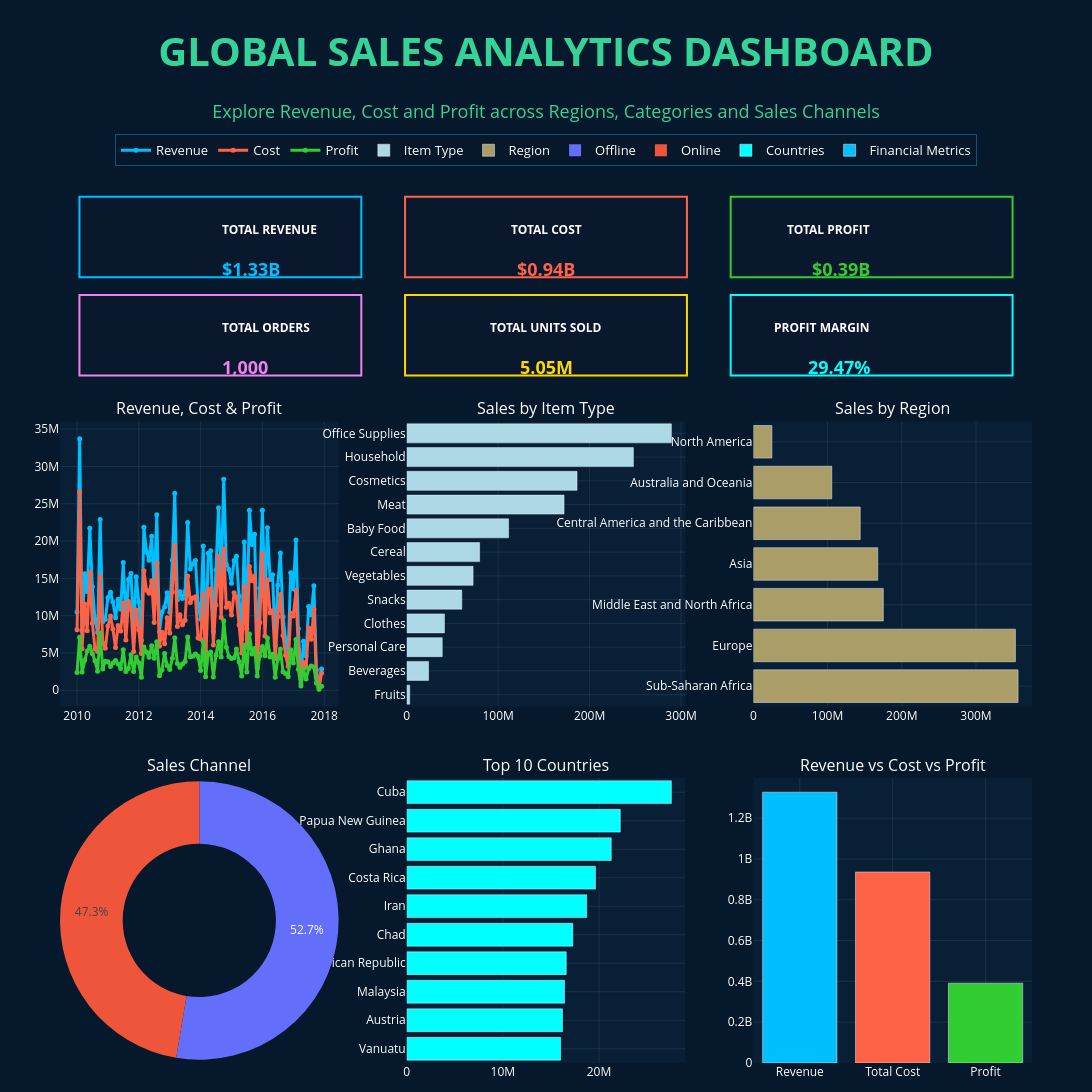

The code cell stored with this chart in its notebook:
### Code cell
# Now Fix the Axis of the Dashboard 


fig.update_xaxes(

    showgrid=True,

    gridcolor="rgba(255,255,255,0.08)",

    zeroline=False,

    tickfont=dict(
        color="white"
    )
)


fig.update_yaxes(

    showgrid=True,

    gridcolor="rgba(255,255,255,0.08)",

    zeroline=False,

    tickfont=dict(
        color="white"
    )
)

### Figure 1 — Plotly figure (JSON) as saved in the notebook; plotly's stock layout.template omitted (floating-point values rounded to 4 significant figures)
{"data": [{"hovertemplate": "<b>Month:</b> %{x}<br><b>Revenue:</b> $%{y:,.0f}<extra></extra>", "line": {"color": "deepskyblue", "width": 3}, "marker": {"size": 5}, "mode": "lines+markers", "name": "Revenue", "type": "scatter", "x": ["2010-01", "2010-02", "2010-03", "2010-04", "2010-05", "2010-06", "2010-07", "2010-08", "2010-09", "2010-10", "2010-11", "2010-12", "2011-01", "2011-02", "2011-03", "2011-04", "2011-05", "2011-06", "2011-07", "2011-08", "2011-09", "2011-10", "2011-11", "2011-12", "2012-01", "2012-02", "2012-03", "2012-04", "2012-05", "2012-06", "2012-07", "2012-08", "2012-09", "2012-10", "2012-11", "2012-12", "2013-01", "2013-02", "2013-03", "2013-04", "2013-05", "2013-06", "2013-07", "2013-08", "2013-09", "2013-10", "2013-11", "2013-12", "2014-01", "2014-02", "2014-03", "2014-04", "2014-05", "2014-06", "2014-07", "2014-08", "2014-09", "2014-10", "2014-11", "2014-12", "2015-01", "2015-02", "2015-03", "2015-04", "2015-05", "2015-06", "2015-07", "2015-08", "2015-09", "2015-10", "2015-11", "2015-12", "2016-01", "2016-02", "2016-03", "2016-04", "2016-05", "2016-06", "2016-07", "2016-08", "2016-09", "2016-10", "2016-11", "2016-12", "2017-01", "2017-02", "2017-03", "2017-04", "2017-05", "2017-06", "2017-07", "2017-08", "2017-09", "2017-10", "2017-11", "2017-12"], "xaxis": "x4", "y": [10500000.0, 33690000.0, 8000000.0, 15610000.0, 13230000.0, 21710000.0, 13880000.0, 9510000.0, 7751000.0, 22880000.0, 9175000.0, 9516000.0, 12430000.0, 13130000.0, 11840000.0, 9729000.0, 12190000.0, 10850000.0, 17120000.0, 9235000.0, 14850000.0, 15640000.0, 7696000.0, 15220000.0, 11810000.0, 6655000.0, 21840000.0, 18540000.0, 17440000.0, 20640000.0, 13390000.0, 23540000.0, 7841000.0, 10490000.0, 11150000.0, 13060000.0, 10470000.0, 17480000.0, 26410000.0, 12130000.0, 13190000.0, 12290000.0, 13220000.0, 22470000.0, 16250000.0, 16930000.0, 17380000.0, 11580000.0, 9524000.0, 19340000.0, 5173000.0, 18360000.0, 18700000.0, 7848000.0, 16110000.0, 24470000.0, 14220000.0, 28270000.0, 16890000.0, 16180000.0, 14360000.0, 17400000.0, 17980000.0, 12600000.0, 6892000.0, 19880000.0, 8213000.0, 24110000.0, 19540000.0, 20910000.0, 4890000.0, 13720000.0, 24130000.0, 11910000.0, 21760000.0, 14860000.0, 15470000.0, 5997000.0, 14080000.0, 18380000.0, 9837000.0, 6926000.0, 5018000.0, 15740000.0, 13600000.0, 20140000.0, 8238000.0, 1482000.0, 6563000.0, 4635000.0, 11230000.0, 10100000.0, 14000000.0, 2713000.0, 498800.0, 2863000.0], "yaxis": "y4"}, {"hovertemplate": "<b>Month:</b> %{x}<br><b>Cost:</b> $%{y:,.0f}<extra></extra>", "line": {"color": "tomato", "width": 3}, "marker": {"size": 5}, "mode": "lines+markers", "name": "Cost", "type": "scatter", "x": ["2010-01", "2010-02", "2010-03", "2010-04", "2010-05", "2010-06", "2010-07", "2010-08", "2010-09", "2010-10", "2010-11", "2010-12", "2011-01", "2011-02", "2011-03", "2011-04", "2011-05", "2011-06", "2011-07", "2011-08", "2011-09", "2011-10", "2011-11", "2011-12", "2012-01", "2012-02", "2012-03", "2012-04", "2012-05", "2012-06", "2012-07", "2012-08", "2012-09", "2012-10", "2012-11", "2012-12", "2013-01", "2013-02", "2013-03", "2013-04", "2013-05", "2013-06", "2013-07", "2013-08", "2013-09", "2013-10", "2013-11", "2013-12", "2014-01", "2014-02", "2014-03", "2014-04", "2014-05", "2014-06", "2014-07", "2014-08", "2014-09", "2014-10", "2014-11", "2014-12", "2015-01", "2015-02", "2015-03", "2015-04", "2015-05", "2015-06", "2015-07", "2015-08", "2015-09", "2015-10", "2015-11", "2015-12", "2016-01", "2016-02", "2016-03", "2016-04", "2016-05", "2016-06", "2016-07", "2016-08", "2016-09", "2016-10", "2016-11", "2016-12", "2017-01", "2017-02", "2017-03", "2017-04", "2017-05", "2017-06", "2017-07", "2017-08", "2017-09", "2017-10", "2017-11", "2017-12"], "xaxis": "x4", "y": [8124000.0, 26580000.0, 5564000.0, 11560000.0, 7973000.0, 15820000.0, 8985000.0, 5543000.0, 5189000.0, 15240000.0, 6337000.0, 5619000.0, 8611000.0, 9943000.0, 8197000.0, 5737000.0, 8670000.0, 7941000.0, 11680000.0, 6727000.0, 11940000.0, 10890000.0, 5189000.0, 10770000.0, 8113000.0, 4922000.0, 16030000.0, 13400000.0, 13010000.0, 14680000.0, 9091000.0, 17020000.0, 5902000.0, 7770000.0, 6227000.0, 9729000.0, 7669000.0, 13180000.0, 19380000.0, 8537000.0, 10120000.0, 8770000.0, 9382000.0, 15320000.0, 11750000.0, 12370000.0, 12530000.0, 7022000.0, 6867000.0, 12830000.0, 3359000.0, 13490000.0, 13560000.0, 6055000.0, 11410000.0, 17950000.0, 9765000.0, 18940000.0, 11130000.0, 11660000.0, 10080000.0, 13050000.0, 12460000.0, 8763000.0, 4984000.0, 13840000.0, 5768000.0, 16570000.0, 14670000.0, 15300000.0, 2986000.0, 9079000.0, 18250000.0, 7287000.0, 14770000.0, 10390000.0, 10650000.0, 4246000.0, 9845000.0, 12850000.0, 7352000.0, 4680000.0, 3207000.0, 10320000.0, 9952000.0, 13350000.0, 5403000.0, 921800.0, 3714000.0, 3137000.0, 8349000.0, 6846000.0, 10870000.0, 1752000.0, 345900.0, 2308000.0], "yaxis": "y4"}, {"hovertemplate": "<b>Month:</b> %{x}<br><b>Profit:</b> $%{y:,.0f}<extra></extra>", "line": {"color": "limegreen", "width": 3}, "marker": {"size": 5}, "mode": "lines+markers", "name": "Profit", "type": "scatter", "x": ["2010-01", "2010-02", "2010-03", "2010-04", "2010-05", "2010-06", "2010-07", "2010-08", "2010-09", "2010-10", "2010-11", "2010-12", "2011-01", "2011-02", "2011-03", "2011-04", "2011-05", "2011-06", "2011-07", "2011-08", "2011-09", "2011-10", "2011-11", "2011-12", "2012-01", "2012-02", "2012-03", "2012-04", "2012-05", "2012-06", "2012-07", "2012-08", "2012-09", "2012-10", "2012-11", "2012-12", "2013-01", "2013-02", "2013-03", "2013-04", "2013-05", "2013-06", "2013-07", "2013-08", "2013-09", "2013-10", "2013-11", "2013-12", "2014-01", "2014-02", "2014-03", "2014-04", "2014-05", "2014-06", "2014-07", "2014-08", "2014-09", "2014-10", "2014-11", "2014-12", "2015-01", "2015-02", "2015-03", "2015-04", "2015-05", "2015-06", "2015-07", "2015-08", "2015-09", "2015-10", "2015-11", "2015-12", "2016-01", "2016-02", "2016-03", "2016-04", "2016-05", "2016-06", "2016-07", "2016-08", "2016-09", "2016-10", "2016-11", "2016-12", "2017-01", "2017-02", "2017-03", "2017-04", "2017-05", "2017-06", "2017-07", "2017-08", "2017-09", "2017-10", "2017-11", "2017-12"], "xaxis": "x4", "y": [2378000.0, 7113000.0, 2437000.0, 4056000.0, 5256000.0, 5892000.0, 4895000.0, 3966000.0, 2561000.0, 7641000.0, 2838000.0, 3897000.0, 3819000.0, 3186000.0, 3643000.0, 3992000.0, 3519000.0, 2904000.0, 5446000.0, 2508000.0, 2906000.0, 4754000.0, 2506000.0, 4451000.0, 3701000.0, 1733000.0, 5808000.0, 5144000.0, 4429000.0, 5960000.0, 4296000.0, 6516000.0, 1939000.0, 2721000.0, 4920000.0, 3333000.0, 2801000.0, 4300000.0, 7027000.0, 3594000.0, 3076000.0, 3517000.0, 3843000.0, 7150000.0, 4502000.0, 4559000.0, 4852000.0, 4554000.0, 2657000.0, 6508000.0, 1813000.0, 4871000.0, 5140000.0, 1793000.0, 4702000.0, 6519000.0, 4450000.0, 9329000.0, 5755000.0, 4517000.0, 4271000.0, 4347000.0, 5517000.0, 3835000.0, 1908000.0, 6037000.0, 2445000.0, 7538000.0, 4872000.0, 5607000.0, 1904000.0, 4643000.0, 5878000.0, 4623000.0, 6997000.0, 4468000.0, 4822000.0, 1751000.0, 4239000.0, 5531000.0, 2485000.0, 2247000.0, 1811000.0, 5421000.0, 3649000.0, 6790000.0, 2835000.0, 560100.0, 2849000.0, 1498000.0, 2885000.0, 3252000.0, 3125000.0, 961100.0, 152900.0, 555000.0], "yaxis": "y4"}, {"hovertemplate": "<b>%{y}</b><br>Revenue: $%{x:,.0f}<extra></extra>", "marker": {"color": "#ADD8E6"}, "name": "Item Type", "orientation": "h", "type": "bar", "x": [3313000.0, 23960000.0, 38880000.0, 41310000.0, 60290000.0, 72600000.0, 79760000.0, 111500000.0, 172100000.0, 186300000.0, 247900000.0, 289500000.0], "xaxis": "x5", "y": ["Fruits", "Beverages", "Personal Care", "Clothes", "Snacks", "Vegetables", "Cereal", "Baby Food", "Meat", "Cosmetics", "Household", "Office Supplies"], "yaxis": "y5"}, {"hovertemplate": "<b>%{y}</b><br>Revenue: $%{x:,.0f}<extra></extra>", "marker": {"color": "#AA9D68"}, "name": "Region", "orientation": "h", "type": "bar", "x": [356700000.0, 353200000.0, 175100000.0, 167700000.0, 144000000.0, 105700000.0, 24960000.0], "xaxis": "x6", "y": ["Sub-Saharan Africa", "Europe", "Middle East and North Africa", "Asia", "Central America and the Caribbean", "Australia and Oceania", "North America"], "yaxis": "y6"}, {"domain": {"x": [0, 0.2867], "y": [0, 0.3192]}, "hole": 0.55, "hovertemplate": "<b>%{label}</b><br>Revenue: $%{value:,.0f}<br>Share: %{percent}<extra></extra>", "labels": ["Offline", "Online"], "name": "Sales Channel", "textinfo": "percent", "type": "pie", "values": [698900000.0, 628400000.0]}, {"hovertemplate": "<b>%{y}</b><br>Revenue: $%{x:,.0f}<extra></extra>", "marker": {"color": "#00FFFF"}, "name": "Countries", "orientation": "h", "type": "bar", "x": [16010000.0, 16200000.0, 16420000.0, 16590000.0, 17280000.0, 18720000.0, 19630000.0, 21270000.0, 22210000.0, 27520000.0], "xaxis": "x7", "y": ["Vanuatu", "Austria", "Malaysia", "Central African Republic", "Chad", "Iran", "Costa Rica", "Ghana", "Papua New Guinea", "Cuba"], "yaxis": "y7"}, {"hovertemplate": "<b>%{x}</b><br>$%{y:,.0f}<extra></extra>", "marker": {"color": ["deepskyblue", "tomato", "limegreen"]}, "name": "Financial Metrics", "type": "bar", "x": ["Revenue", "Total Cost", "Profit"], "xaxis": "x8", "y": [1327000000.0, 936100000.0, 391200000.0], "yaxis": "y8"}], "layout": {"annotations": [{"font": {"size": 16}, "showarrow": false, "text": "Revenue, Cost & Profit", "x": 0.1433, "xanchor": "center", "xref": "paper", "y": 0.7184, "yanchor": "bottom", "yref": "paper"}, {"font": {"size": 16}, "showarrow": false, "text": "Sales by Item Type", "x": 0.5, "xanchor": "center", "xref": "paper", "y": 0.7184, "yanchor": "bottom", "yref": "paper"}, {"font": {"size": 16}, "showarrow": false, "text": "Sales by Region", "x": 0.8567, "xanchor": "center", "xref": "paper", "y": 0.7184, "yanchor": "bottom", "yref": "paper"}, {"font": {"size": 16}, "showarrow": false, "text": "Sales Channel", "x": 0.1433, "xanchor": "center", "xref": "paper", "y": 0.3192, "yanchor": "bottom", "yref": "paper"}, {"font": {"size": 16}, "showarrow": false, "text": "Top 10 Countries", "x": 0.5, "xanchor": "center", "xref": "paper", "y": 0.3192, "yanchor": "bottom", "yref": "paper"}, {"font": {"size": 16}, "showarrow": false, "text": "Revenue vs Cost vs Profit", "x": 0.8567, "xanchor": "center", "xref": "paper", "y": 0.3192, "yanchor": "bottom", "yref": "paper"}, {"font": {"color": "white", "size": 12}, "showarrow": false, "text": "<b>TOTAL REVENUE</b>", "x": 0.165, "xref": "paper", "y": 0.945, "yref": "paper"}, {"font": {"color": "deepskyblue", "size": 18}, "showarrow": false, "text": "<b>$1.33B</b>", "x": 0.165, "xref": "paper", "y": 0.905, "yref": "paper"}, {"font": {"color": "white", "size": 12}, "showarrow": false, "text": "<b>TOTAL COST</b>", "x": 0.5, "xref": "paper", "y": 0.945, "yref": "paper"}, {"font": {"color": "tomato", "size": 18}, "showarrow": false, "text": "<b>$0.94B</b>", "x": 0.5, "xref": "paper", "y": 0.905, "yref": "paper"}, {"font": {"color": "white", "size": 12}, "showarrow": false, "text": "<b>TOTAL PROFIT</b>", "x": 0.835, "xref": "paper", "y": 0.945, "yref": "paper"}, {"font": {"color": "limegreen", "size": 18}, "showarrow": false, "text": "<b>$0.39B</b>", "x": 0.835, "xref": "paper", "y": 0.905, "yref": "paper"}, {"font": {"color": "white", "size": 12}, "showarrow": false, "text": "<b>TOTAL ORDERS</b>", "x": 0.165, "xref": "paper", "y": 0.835, "yref": "paper"}, {"font": {"color": "violet", "size": 18}, "showarrow": false, "text": "<b>1,000</b>", "x": 0.165, "xref": "paper", "y": 0.795, "yref": "paper"}, {"font": {"color": "white", "size": 12}, "showarrow": false, "text": "<b>TOTAL UNITS SOLD</b>", "x": 0.5, "xref": "paper", "y": 0.835, "yref": "paper"}, {"font": {"color": "gold", "size": 18}, "showarrow": false, "text": "<b>5.05M</b>", "x": 0.5, "xref": "paper", "y": 0.795, "yref": "paper"}, {"font": {"color": "white", "size": 12}, "showarrow": false, "text": "<b>PROFIT MARGIN</b>", "x": 0.835, "xref": "paper", "y": 0.835, "yref": "paper"}, {"font": {"color": "cyan", "size": 18}, "showarrow": false, "text": "<b>29.47%</b>", "x": 0.835, "xref": "paper", "y": 0.795, "yref": "paper"}], "font": {"color": "white"}, "height": 1100, "hovermode": "closest", "legend": {"bgcolor": "rgba(6,24,43,0.85)", "bordercolor": "rgba(56,189,248,0.35)", "borderwidth": 1, "font": {"color": "white", "size": 13}, "orientation": "h", "tracegroupgap": 12, "x": 0.5, "xanchor": "center", "y": 1.04, "yanchor": "top"}, "margin": {"b": 20, "l": 60, "r": 60, "t": 170}, "paper_bgcolor": "#06182B", "plot_bgcolor": "#081F36", "shapes": [{"fillcolor": "rgba(10,25,45,0.95)", "layer": "above", "line": {"color": "deepskyblue", "width": 2}, "type": "rect", "x0": 0.02, "x1": 0.31, "xref": "paper", "y0": 0.88, "y1": 0.97, "yref": "paper"}, {"fillcolor": "rgba(10,25,45,0.95)", "layer": "above", "line": {"color": "tomato", "width": 2}, "type": "rect", "x0": 0.355, "x1": 0.645, "xref": "paper", "y0": 0.88, "y1": 0.97, "yref": "paper"}, {"fillcolor": "rgba(10,25,45,0.95)", "layer": "above", "line": {"color": "limegreen", "width": 2}, "type": "rect", "x0": 0.69, "x1": 0.98, "xref": "paper", "y0": 0.88, "y1": 0.97, "yref": "paper"}, {"fillcolor": "rgba(10,25,45,0.95)", "layer": "above", "line": {"color": "violet", "width": 2}, "type": "rect", "x0": 0.02, "x1": 0.31, "xref": "paper", "y0": 0.77, "y1": 0.86, "yref": "paper"}, {"fillcolor": "rgba(10,25,45,0.95)", "layer": "above", "line": {"color": "gold", "width": 2}, "type": "rect", "x0": 0.355, "x1": 0.645, "xref": "paper", "y0": 0.77, "y1": 0.86, "yref": "paper"}, {"fillcolor": "rgba(10,25,45,0.95)", "layer": "above", "line": {"color": "cyan", "width": 2}, "type": "rect", "x0": 0.69, "x1": 0.98, "xref": "paper", "y0": 0.77, "y1": 0.86, "yref": "paper"}], "title": {"font": {"color": "#36D399", "size": 40}, "text": "<b>GLOBAL SALES ANALYTICS DASHBOARD</b><br><span style='font-size:18px'>Explore Revenue, Cost and Profit across Regions, Categories and Sales Channels</span>", "x": 0.5, "xanchor": "center", "y": 0.94, "yanchor": "top"}, "width": 1400, "xaxis": {"anchor": "y", "domain": [0, 0.2867], "gridcolor": "rgba(255,255,255,0.08)", "showgrid": true, "tickfont": {"color": "white"}, "zeroline": false}, "xaxis2": {"anchor": "y2", "domain": [0.3567, 0.6433], "gridcolor": "rgba(255,255,255,0.08)", "showgrid": true, "tickfont": {"color": "white"}, "zeroline": false}, "xaxis3": {"anchor": "y3", "domain": [0.7133, 1], "gridcolor": "rgba(255,255,255,0.08)", "showgrid": true, "tickfont": {"color": "white"}, "zeroline": false}, "xaxis4": {"anchor": "y4", "domain": [0, 0.2867], "gridcolor": "rgba(255,255,255,0.08)", "showgrid": true, "tickfont": {"color": "white"}, "zeroline": false}, "xaxis5": {"anchor": "y5", "domain": [0.3567, 0.6433], "gridcolor": "rgba(255,255,255,0.08)", "showgrid": true, "tickfont": {"color": "white"}, "zeroline": false}, "xaxis6": {"anchor": "y6", "domain": [0.7133, 1], "gridcolor": "rgba(255,255,255,0.08)", "showgrid": true, "tickfont": {"color": "white"}, "zeroline": false}, "xaxis7": {"anchor": "y7", "domain": [0.3567, 0.6433], "gridcolor": "rgba(255,255,255,0.08)", "showgrid": true, "tickfont": {"color": "white"}, "zeroline": false}, "xaxis8": {"anchor": "y8", "domain": [0.7133, 1], "gridcolor": "rgba(255,255,255,0.08)", "showgrid": true, "tickfont": {"color": "white"}, "zeroline": false}, "yaxis": {"anchor": "x", "domain": [0.7984, 1], "gridcolor": "rgba(255,255,255,0.08)", "showgrid": true, "tickfont": {"color": "white"}, "zeroline": false}, "yaxis2": {"anchor": "x2", "domain": [0.7984, 1], "gridcolor": "rgba(255,255,255,0.08)", "showgrid": true, "tickfont": {"color": "white"}, "zeroline": false}, "yaxis3": {"anchor": "x3", "domain": [0.7984, 1], "gridcolor": "rgba(255,255,255,0.08)", "showgrid": true, "tickfont": {"color": "white"}, "zeroline": false}, "yaxis4": {"anchor": "x4", "domain": [0.3992, 0.7184], "gridcolor": "rgba(255,255,255,0.08)", "showgrid": true, "tickfont": {"color": "white"}, "zeroline": false}, "yaxis5": {"anchor": "x5", "domain": [0.3992, 0.7184], "gridcolor": "rgba(255,255,255,0.08)", "showgrid": true, "tickfont": {"color": "white"}, "zeroline": false}, "yaxis6": {"anchor": "x6", "domain": [0.3992, 0.7184], "gridcolor": "rgba(255,255,255,0.08)", "showgrid": true, "tickfont": {"color": "white"}, "zeroline": false}, "yaxis7": {"anchor": "x7", "domain": [0, 0.3192], "gridcolor": "rgba(255,255,255,0.08)", "showgrid": true, "tickfont": {"color": "white"}, "zeroline": false}, "yaxis8": {"anchor": "x8", "domain": [0, 0.3192], "gridcolor": "rgba(255,255,255,0.08)", "showgrid": true, "tickfont": {"color": "white"}, "zeroline": false}}}
